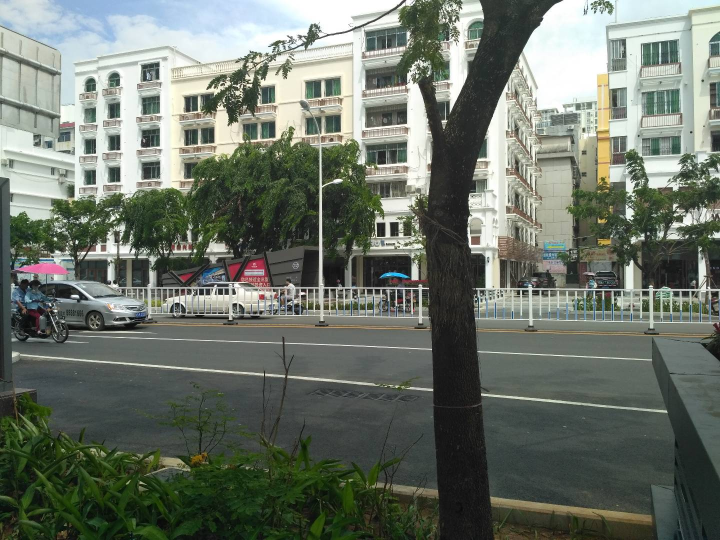
#> input picture demo.jpg, 1440 x 1080 px (shown at 1/2 size)
$ python 'laplacian&gaussian_pyramid.py'
#> lines starting #> are read from the running program, lines starting #| are printed output that depends on the picture
import cv2
import numpy as np
import matplotlib.pyplot as plt

def build_gaussian_pyramid(image, levels):
    """
    构建高斯金字塔
    :param image: 输入图像
    :param levels: 金字塔层数
    :return: 高斯金字塔列表
    """
    gaussian_pyramid = [image]
    for i in range(levels):
        image = cv2.pyrDown(image)  # 向下采样
        gaussian_pyramid.append(image)
    return gaussian_pyramid

def build_laplacian_pyramid(gaussian_pyramid):
    """
    构建拉普拉斯金字塔
    :param gaussian_pyramid: 高斯金字塔列表
    :return: 拉普拉斯金字塔列表
    """
    laplacian_pyramid = []
    for i in range(len(gaussian_pyramid) - 1):
        size = (gaussian_pyramid[i].shape[1], gaussian_pyramid[i].shape[0])
        gaussian_expanded = cv2.pyrUp(gaussian_pyramid[i + 1], dstsize=size)  # 向上采样
        laplacian = cv2.subtract(gaussian_pyramid[i], gaussian_expanded)  # 计算拉普拉斯层
        laplacian = cv2.normalize(laplacian, None, 0, 255, cv2.NORM_MINMAX)  # 归一化
        laplacian_pyramid.append(laplacian)
    laplacian_pyramid.append(gaussian_pyramid[-1])  # 最后一层直接添加
    return laplacian_pyramid

def reconstruct_gaussian_pyramid(gaussian_pyramid):
    """
    从高斯金字塔重建图像
    :param gaussian_pyramid: 高斯金字塔列表
    :return: 重建的图像
    """
    image = gaussian_pyramid[-1]
    for i in range(len(gaussian_pyramid) - 2, -1, -1):
        size = (gaussian_pyramid[i].shape[1], gaussian_pyramid[i].shape[0])
        image = cv2.pyrUp(image, dstsize=size)
        image = cv2.add(image, gaussian_pyramid[i])
    return image

def reconstruct_laplacian_pyramid(laplacian_pyramid):
    """
    从拉普拉斯金字塔重建图像
    :param laplacian_pyramid: 拉普拉斯金字塔列表
    :return: 重建的图像
    """
    image = laplacian_pyramid[-1]
    for i in range(len(laplacian_pyramid) - 2, -1, -1):
        size = (laplacian_pyramid[i].shape[1], laplacian_pyramid[i].shape[0])
        image = cv2.pyrUp(image, dstsize=size)
        image = cv2.add(image, laplacian_pyramid[i])
    return image

def display(original_image, gaussian_pyramid, laplacian_pyramid, reconstructed_gaussian_image, reconstructed_laplacian_image):
    """
    显示高斯金字塔、拉普拉斯金字塔和重建图像
    :param gaussian_pyramid: 高斯金字塔列表
    :param laplacian_pyramid: 拉普拉斯金字塔列表
    :param reconstructed_gaussian_image: 重建的高斯图像
    :param reconstructed_laplacian_image: 重建的拉普拉斯图像
    """
    plt.figure(figsize=(20, 10))

    # 显示高斯金字塔
    for i, image in enumerate(gaussian_pyramid):
        plt.subplot(3, len(gaussian_pyramid), i + 1)
        plt.imshow(cv2.cvtColor(image.astype(np.uint8), cv2.COLOR_BGR2RGB))
        plt.title(f'Gaussian Level {i}')
        plt.axis('off')

    # 显示拉普拉斯金字塔
    for i, image in enumerate(laplacian_pyramid):
        plt.subplot(3, len(laplacian_pyramid), len(gaussian_pyramid) + i + 1)
        plt.imshow(cv2.cvtColor(image.astype(np.uint8), cv2.COLOR_BGR2RGB))
        plt.title(f'Laplacian Level {i}')
        plt.axis('off')

    # 显示原始图像
    plt.subplot(3, 3, 7)
    plt.imshow(cv2.cvtColor(original_image.astype(np.uint8), cv2.COLOR_BGR2RGB))
    plt.title('Original Image')
    plt.axis('off')

    # 显示重建的高斯图像
    plt.subplot(3, 3, 8)
    plt.imshow(cv2.cvtColor(reconstructed_gaussian_image.astype(np.uint8), cv2.COLOR_BGR2RGB))
    plt.title('Gaussian Reconstructed Image')
    plt.axis('off')

    # 显示重建的拉普拉斯图像
    plt.subplot(3, 3, 9)
    plt.imshow(cv2.cvtColor(reconstructed_laplacian_image.astype(np.uint8), cv2.COLOR_BGR2RGB))
    plt.title('Laplacian Reconstructed Image')
    plt.axis('off')

    # plt.show()
    # 保存结果
    plt.savefig('laplacian&gaussian_pyramid')
    plt.close()

def main():
    # 读取图像
    image = cv2.imread('demo.jpg')
#> image is the input picture: shape (1080, 1440, 3); mean B, G, R 105.4, 115.9, 108.3
    levels = 4  # 设置金字塔层数

    # 构建高斯金字塔
    gaussian_pyramid = build_gaussian_pyramid(image, levels)
#> after the loop in build_gaussian_pyramid, `for i in range(levels):`:
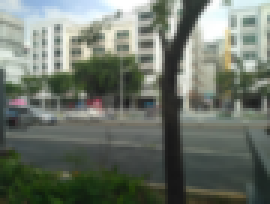
#> image: shape (68, 90, 3) (shown 3 times larger); mean of channels 0, 1, 2 106.1, 116.5, 108.8; drawn as B, G, R
#> after the loop in build_gaussian_pyramid, `for i in range(levels):`: gaussian_pyramid = 5 items
#> gaussian_pyramid = 5 items
    # 构建拉普拉斯金字塔
    laplacian_pyramid = build_laplacian_pyramid(gaussian_pyramid)
#> the loop in build_laplacian_pyramid, `for i in range(len(gaussian_pyramid) - 1):` made 4 passes
#> size on passes 1 to 4: (1440, 1080), (720, 540), (360, 270), (180, 135)
#> pass 1, in build_laplacian_pyramid, `laplacian = cv2.subtract(gaussian_pyramid[i], gaussian_expanded)`:
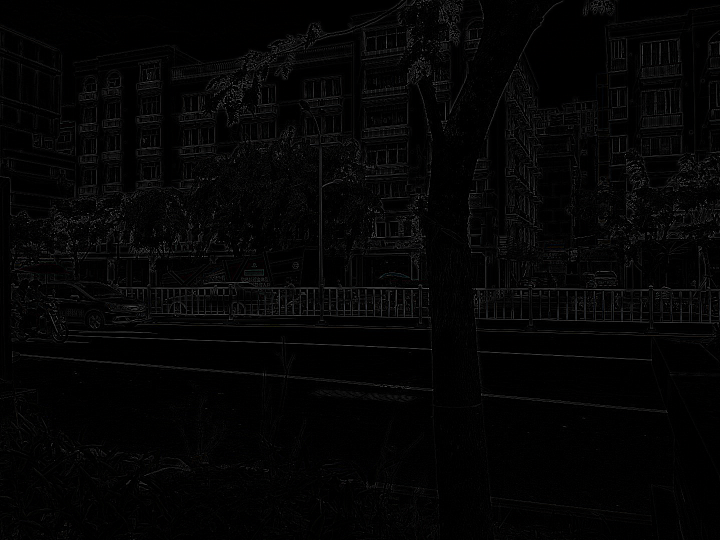
#> laplacian: shape (1080, 1440, 3) (shown at 1/2 size); mean of channels 0, 1, 2 4.5, 4.5, 4.5; drawn as B, G, R
#> after the loop in build_laplacian_pyramid, `for i in range(len(gaussian_pyramid) - 1):`: laplacian_pyramid = 4 items
#> laplacian_pyramid = 5 items
    # 重建高斯图像
    reconstructed_gaussian_image = reconstruct_gaussian_pyramid(gaussian_pyramid)
#> the loop in reconstruct_gaussian_pyramid, `for i in range(len(gaussian_pyramid) - 2, -1, -1):` made 4 passes
#> (i, size) on passes 1, 3, 4: (3, (180, 135)), (1, (720, 540)), (0, (1440, 1080))
#> pass 1, in reconstruct_gaussian_pyramid, `image = cv2.add(image, gaussian_pyramid[i])`:
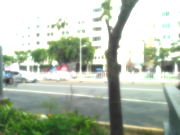
#> image: shape (135, 180, 3); mean of channels 0, 1, 2 172.9, 188.5, 178.1; drawn as B, G, R
#> after the loop in reconstruct_gaussian_pyramid, `for i in range(len(gaussian_pyramid) - 2, -1, -1):`:
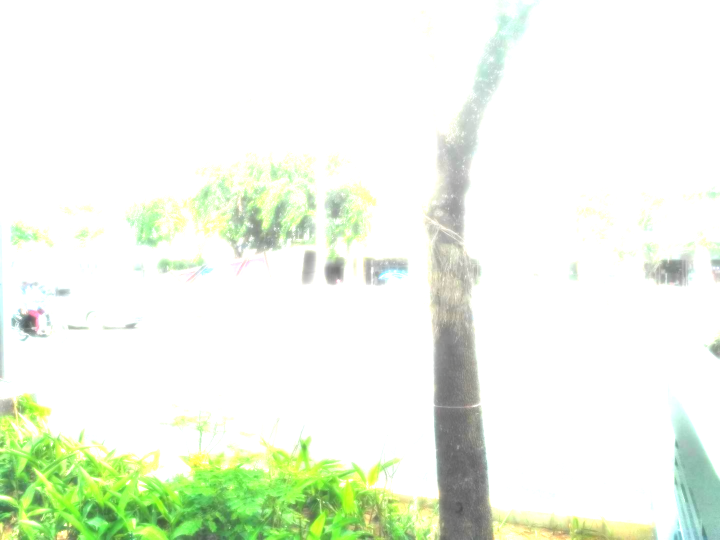
#> image: shape (1080, 1440, 3) (shown at 1/2 size); mean of channels 0, 1, 2 231.3, 246.3, 238.3; drawn as B, G, R
    # 重建拉普拉斯图像
    reconstructed_laplacian_image = reconstruct_laplacian_pyramid(laplacian_pyramid)
#> the loop in reconstruct_laplacian_pyramid, `for i in range(len(laplacian_pyramid) - 2, -1, -1):` made 4 passes
#> pass 1, in reconstruct_laplacian_pyramid, `image = cv2.add(image, laplacian_pyramid[i])`:
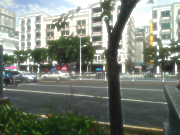
#> image: shape (135, 180, 3); mean of channels 0, 1, 2 118.4, 128.8, 121.7; drawn as B, G, R
#> after the loop in reconstruct_laplacian_pyramid, `for i in range(len(laplacian_pyramid) - 2, -1, -1):`:
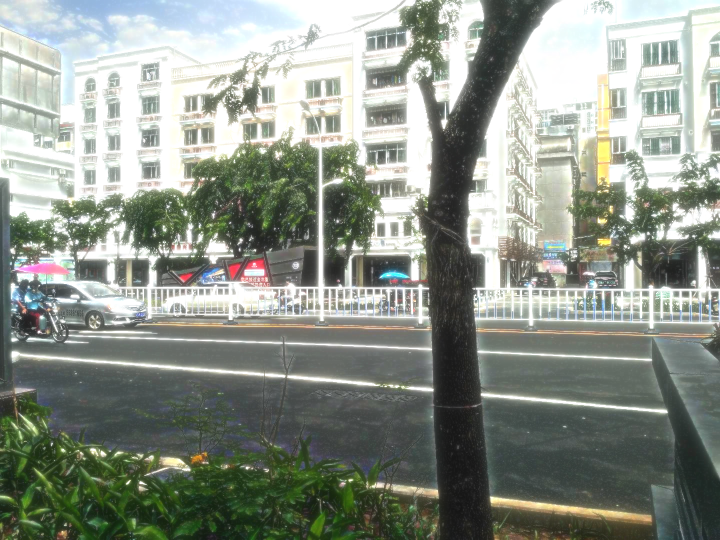
#> image: shape (1080, 1440, 3) (shown at 1/2 size); mean of channels 0, 1, 2 138, 147.5, 141; drawn as B, G, R

    # 显示高斯金字塔、拉普拉斯金字塔和重建图像
    display(image, gaussian_pyramid, laplacian_pyramid, reconstructed_gaussian_image, reconstructed_laplacian_image)
#> the loop in display, `for i, image in enumerate(gaussian_pyramid):` made 5 passes
#> the loop in display, `for i, image in enumerate(laplacian_pyramid):` made 5 passes
#> in display, `plt.savefig('laplacian&gaussian_pyramid')`:
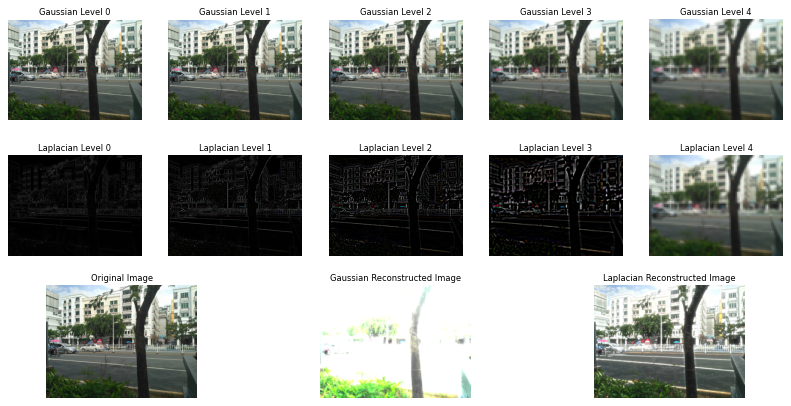
#> figure drawn by matplotlib, 13 panels

if __name__ == "__main__":
    main()
